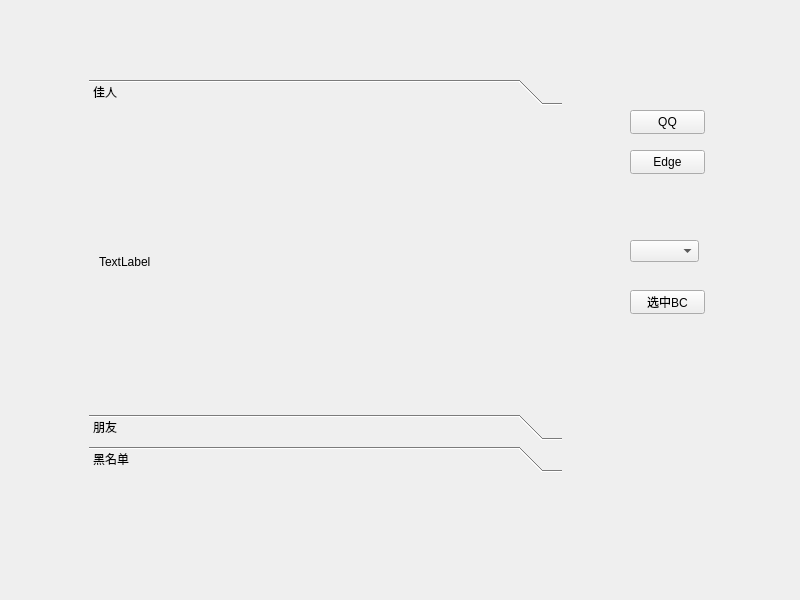
<?xml version="1.0" encoding="UTF-8"?>
<ui version="4.0">
 <class>Widget</class>
 <widget class="QWidget" name="Widget">
  <property name="geometry">
   <rect>
    <x>0</x>
    <y>0</y>
    <width>800</width>
    <height>600</height>
   </rect>
  </property>
  <property name="windowTitle">
   <string>Widget</string>
  </property>
  <widget class="QStackedWidget" name="stackedWidget">
   <property name="geometry">
    <rect>
     <x>80</x>
     <y>70</y>
     <width>491</width>
     <height>411</height>
    </rect>
   </property>
   <property name="currentIndex">
    <number>0</number>
   </property>
   <widget class="QWidget" name="page_4">
    <layout class="QVBoxLayout" name="verticalLayout">
     <item>
      <widget class="QToolBox" name="toolBox">
       <property name="currentIndex">
        <number>0</number>
       </property>
       <widget class="QWidget" name="page">
        <property name="geometry">
         <rect>
          <x>0</x>
          <y>0</y>
          <width>473</width>
          <height>303</height>
         </rect>
        </property>
        <attribute name="label">
         <string>佳人</string>
        </attribute>
        <widget class="QLabel" name="label">
         <property name="geometry">
          <rect>
           <x>10</x>
           <y>0</y>
           <width>441</width>
           <height>301</height>
          </rect>
         </property>
         <property name="text">
          <string>TextLabel</string>
         </property>
        </widget>
       </widget>
       <widget class="QWidget" name="page_2">
        <property name="geometry">
         <rect>
          <x>0</x>
          <y>0</y>
          <width>473</width>
          <height>303</height>
         </rect>
        </property>
        <attribute name="label">
         <string>朋友</string>
        </attribute>
        <widget class="QGroupBox" name="groupBox">
         <property name="geometry">
          <rect>
           <x>10</x>
           <y>50</y>
           <width>120</width>
           <height>80</height>
          </rect>
         </property>
         <property name="title">
          <string>GroupBox</string>
         </property>
        </widget>
       </widget>
       <widget class="QWidget" name="page_3">
        <attribute name="label">
         <string>黑名单</string>
        </attribute>
        <widget class="QScrollBar" name="horizontalScrollBar">
         <property name="geometry">
          <rect>
           <x>130</x>
           <y>90</y>
           <width>160</width>
           <height>16</height>
          </rect>
         </property>
         <property name="orientation">
          <enum>Qt::Horizontal</enum>
         </property>
        </widget>
        <widget class="QScrollBar" name="verticalScrollBar">
         <property name="geometry">
          <rect>
           <x>10</x>
           <y>110</y>
           <width>16</width>
           <height>160</height>
          </rect>
         </property>
         <property name="orientation">
          <enum>Qt::Vertical</enum>
         </property>
        </widget>
        <widget class="QSlider" name="horizontalSlider">
         <property name="geometry">
          <rect>
           <x>110</x>
           <y>240</y>
           <width>160</width>
           <height>22</height>
          </rect>
         </property>
         <property name="orientation">
          <enum>Qt::Horizontal</enum>
         </property>
        </widget>
        <widget class="QSlider" name="verticalSlider">
         <property name="geometry">
          <rect>
           <x>390</x>
           <y>30</y>
           <width>22</width>
           <height>160</height>
          </rect>
         </property>
         <property name="orientation">
          <enum>Qt::Vertical</enum>
         </property>
        </widget>
        <widget class="QKeySequenceEdit" name="keySequenceEdit">
         <property name="geometry">
          <rect>
           <x>140</x>
           <y>150</y>
           <width>113</width>
           <height>21</height>
          </rect>
         </property>
        </widget>
       </widget>
      </widget>
     </item>
    </layout>
   </widget>
   <widget class="QWidget" name="page_5">
    <widget class="QTabWidget" name="tabWidget">
     <property name="geometry">
      <rect>
       <x>50</x>
       <y>40</y>
       <width>351</width>
       <height>311</height>
      </rect>
     </property>
     <property name="currentIndex">
      <number>2</number>
     </property>
     <widget class="QWidget" name="tab">
      <attribute name="title">
       <string>百度</string>
      </attribute>
     </widget>
     <widget class="QWidget" name="tab_2">
      <attribute name="title">
       <string>bilibili</string>
      </attribute>
     </widget>
     <widget class="QWidget" name="tab_3">
      <attribute name="title">
       <string>Github</string>
      </attribute>
     </widget>
    </widget>
   </widget>
  </widget>
  <widget class="QPushButton" name="pushButton">
   <property name="geometry">
    <rect>
     <x>630</x>
     <y>110</y>
     <width>75</width>
     <height>24</height>
    </rect>
   </property>
   <property name="text">
    <string>QQ</string>
   </property>
  </widget>
  <widget class="QPushButton" name="pushButton_2">
   <property name="geometry">
    <rect>
     <x>630</x>
     <y>150</y>
     <width>75</width>
     <height>24</height>
    </rect>
   </property>
   <property name="text">
    <string>Edge</string>
   </property>
   <property name="checkable">
    <bool>false</bool>
   </property>
  </widget>
  <widget class="QComboBox" name="comboBox">
   <property name="geometry">
    <rect>
     <x>630</x>
     <y>240</y>
     <width>69</width>
     <height>22</height>
    </rect>
   </property>
  </widget>
  <widget class="QPushButton" name="pushButton_BC">
   <property name="geometry">
    <rect>
     <x>630</x>
     <y>290</y>
     <width>75</width>
     <height>24</height>
    </rect>
   </property>
   <property name="text">
    <string>选中BC</string>
   </property>
  </widget>
 </widget>
 <resources/>
 <connections/>
</ui>
